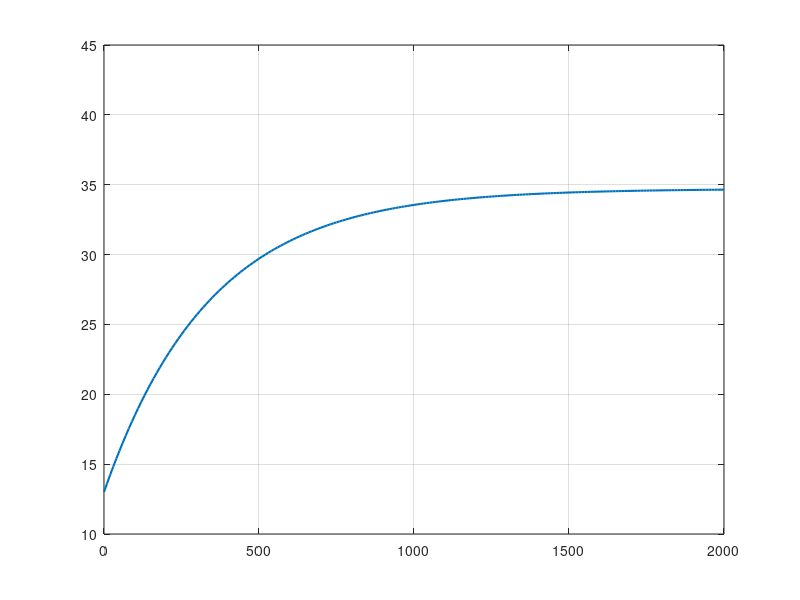

Write MATLAB code to recreate this figure. (Note: this script raises an error after producing the figure.)
%% ME4005 Prelab #4
% This is the prelab for lab 4 and is used to calculate the heatflux and
% temperature as a function of time
% Will return:
%               1. A single graph with theoretical T vs. t and q" vs. t as
%               well as a realistic T vs. t and q" vs. t

% -- Setup
clear; clc; format compact; close all;

%%%%%%%%%%%%%%%%%%%%%%%%%%%%%%% Task #2 %%%%%%%%%%%%%%%%%%%%%%%%%%%%%%%%%%%

% -- Parameters
m = 14/1000;            % Mass (kg)
c = 900;                % Specific heat (j/kg-k)
h = 10;                 % Convection coeff (W/m^2-k)
qpp = 1000;             % Step input heat flux from heater (W/m^2)
T0 = 13 + 273;          % Initial Temperature (k)
Ah = (28.34/1000)^2;    % Area of heater (m^2)
As = 0.0037;            % Surface area of aluminum block (m^2)
k = 273;                % Conduction constant (W/m-k)

% -- Calculation of Tss and time constant tau
Tss = T0 + (qpp/h)*(Ah/As);
Tsteady = Tss - 273
tau = (m*c)/(h*As)

% -- Plotting T vs. t and qpp due to convection vs. t
    % Temperature
t = 0:10:2000;
T = (T0 - Tss).*(exp(-t./tau)) + Tss;
T = T - 273;
figure(1)
plot(t,T,'Linewidth',1.5)
    hold on;
    grid on;
    ylim([10 45])
    yline(Tss - 273,'Color',[0.4660 0.6740 0.1880],'Linewidth',1.5)
    
    % Heat flux
        % Transient heat flux in to block = qheater - qconvection
T = T + 273;
qppconv = h.*(T - T0);  % Convective heat flux out
%qppin = qpp - qppconv;  % Heat flux into the block
figure(2)   
plot(t,qppconv)
    hold on
    yline(qpp,'Linewidth',1.5)

% -- Plotting actual values
for i = 2:length(t)
    T(i) = T(i-1) + (1/(m*c))*(10)*(qpp*Ah - h*As*(T(i - 1) - T0));
    i = i + 1;
end
T = T - 273;
figure(1)
plot(t,T,'.')
    hold on;
    title('Temperature of Block vs. time')
    legend('Theoretical Temperature','Steady State Temperature','Actual Temperature')
T = T + 273;

for j = 2:length(t)
    q(j) = ((m*c)/Ah)*((T(j) - T(j - 1))/(10)) + h*(As/Ah)*(T(j) - T0);
    j = j + 1;
end
q(1) = qpp;
q = q - qppconv;
figure(2)
plot(t,q)
    hold on
    grid on
    xlabel('Time (s)')
    ylabel('Heat Flux (W/m^2)')
    title('Heat Flux vs. Time')
    legend('Theoretical Transient Heat Flux','Heat Flux in by Heater','Actual Transient Heat Flux')

